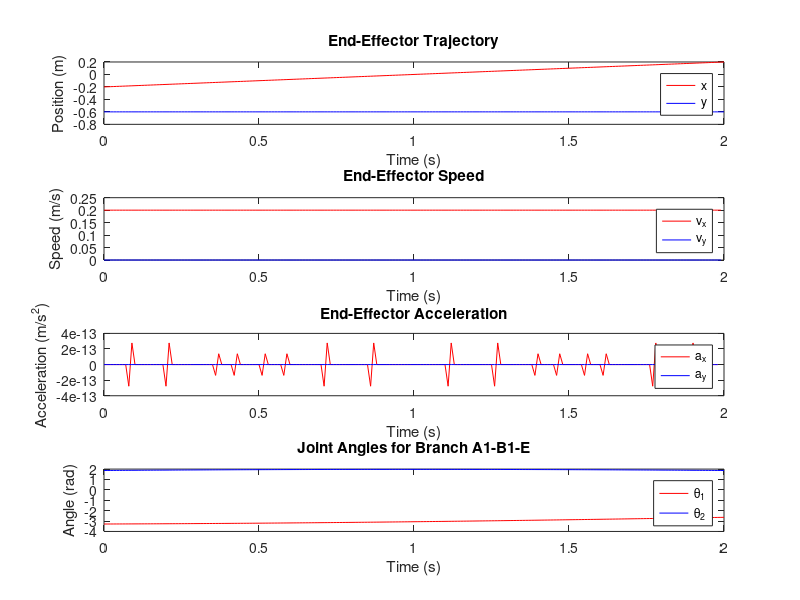
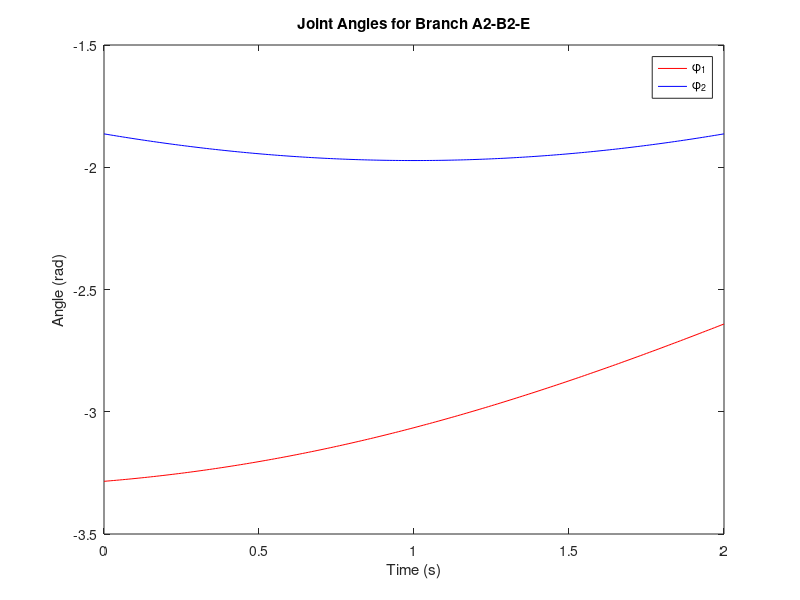

Write MATLAB code to recreate these figures, in order.
% Parameters
l1 = 0.3; % Length of the first link
l2 = 0.65; % Length of the second link
b = 0.4; % Length of the line
H = 0.6; % Vertical distance from root

% Time parameters
T = 2; % Total time for the movement
dt = 0.01; % Time step
t = 0:dt:T; % Time vector

% Trajectory (linear for simplicity)
x_start = -b/2;
x_end = b/2;
x_traj = linspace(x_start, x_end, length(t));
y_traj = -H * ones(size(x_traj));

% Preallocate arrays for joint angles, speed, and acceleration
theta1 = zeros(size(t));
theta2 = zeros(size(t));
phi1 = zeros(size(t));
phi2 = zeros(size(t));

% Calculate inverse kinematics
for i = 1:length(t)
    % Position of the end-effector
    x = x_traj(i);
    y = y_traj(i);
    
    % Inverse kinematics for branch A1-B1-E
    D = (x^2 + y^2 - l1^2 - l2^2) / (2 * l1 * l2);
    theta2(i) = atan2(sqrt(1 - D^2), D);
    theta1(i) = atan2(y, x) - atan2(l2 * sin(theta2(i)), l1 + l2 * cos(theta2(i)));
    
    % Inverse kinematics for branch A2-B2-E (mirrored)
    phi2(i) = -theta2(i);
    phi1(i) = atan2(y, x) + atan2(l2 * sin(phi2(i)), l1 + l2 * cos(phi2(i)));
end

% Calculate speed and acceleration
vx = diff(x_traj) / dt;
vy = diff(y_traj) / dt;
ax = diff(vx) / dt;
ay = diff(vy) / dt;

% Plotting
figure;
subplot(4, 1, 1);
plot(t, x_traj, 'r', t, y_traj, 'b');
title('End-Effector Trajectory');
xlabel('Time (s)');
ylabel('Position (m)');
legend('x', 'y');

subplot(4, 1, 2);
plot(t(1:end-1), vx, 'r', t(1:end-1), vy, 'b');
title('End-Effector Speed');
xlabel('Time (s)');
ylabel('Speed (m/s)');
legend('v_x', 'v_y');

subplot(4, 1, 3);
plot(t(1:end-2), ax, 'r', t(1:end-2), ay, 'b');
title('End-Effector Acceleration');
xlabel('Time (s)');
ylabel('Acceleration (m/s^2)');
legend('a_x', 'a_y');

subplot(4, 1, 4);
plot(t, theta1, 'r', t, theta2, 'b');
title('Joint Angles for Branch A1-B1-E');
xlabel('Time (s)');
ylabel('Angle (rad)');
legend('\theta_1', '\theta_2');

figure;
plot(t, phi1, 'r', t, phi2, 'b');
title('Joint Angles for Branch A2-B2-E');
xlabel('Time (s)');
ylabel('Angle (rad)');
legend('\phi_1', '\phi_2');